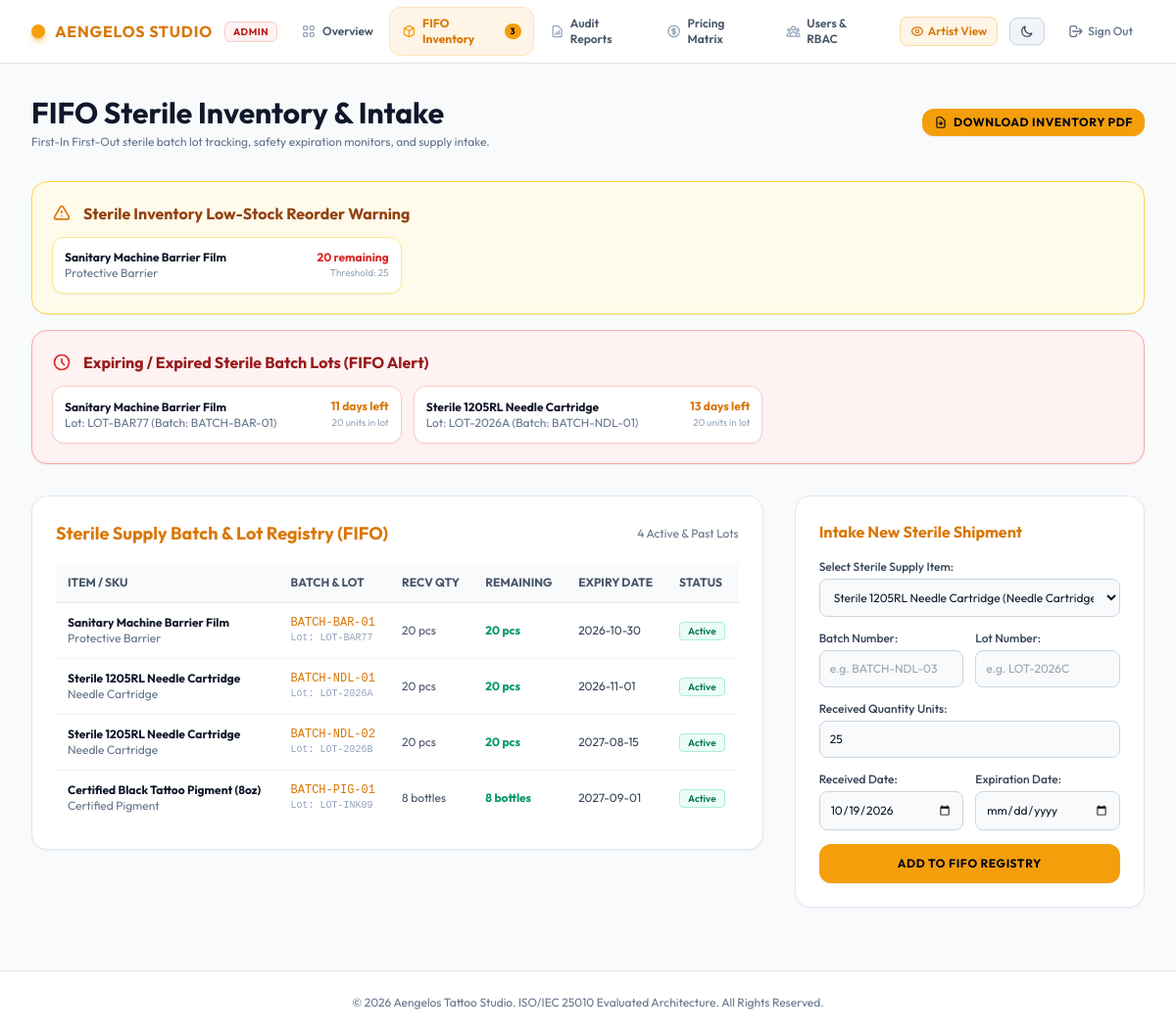
The app's page /admin_inventory.php (signed in) with its own data.
### tables this page shows
CREATE TABLE sterile_supplies (
    id INT AUTO_INCREMENT PRIMARY KEY,
    supply_name VARCHAR(120) NOT NULL,
    category ENUM('Needle Cartridge', 'Certified Pigment', 'Protective Barrier') NOT NULL,
    unit VARCHAR(30) NOT NULL DEFAULT 'pcs',
    reorder_threshold INT NOT NULL DEFAULT 15,
    total_stock INT NOT NULL DEFAULT 0
);

CREATE TABLE supply_batches_fifo (
    id INT AUTO_INCREMENT PRIMARY KEY,
    supply_id INT NOT NULL,
    batch_number VARCHAR(80) NOT NULL,
    lot_number VARCHAR(80) NOT NULL,
    qty_received INT NOT NULL,
    qty_remaining INT NOT NULL,
    received_date DATE NOT NULL,
    expiration_date DATE NOT NULL,
    batch_status ENUM('active', 'depleted', 'expired') DEFAULT 'active',
    FOREIGN KEY (supply_id) REFERENCES sterile_supplies(id) ON DELETE CASCADE,
    INDEX idx_fifo_lookup (supply_id, batch_status, expiration_date, received_date)
);

### public/admin_inventory.php (the view, shortened to what the rows shown need)
<?php
require_once __DIR__ . '/../config/db.php';
$lowStockAlerts = $pdo->query("
    SELECT id, supply_name, category, total_stock, reorder_threshold
    FROM sterile_supplies
    WHERE total_stock <= reorder_threshold
")->fetchAll();
$expiryAlerts = $pdo->query("
    SELECT s.supply_name, b.batch_number, b.lot_number, b.qty_remaining, b.expiration_date,
           DATEDIFF(b.expiration_date, CURDATE()) AS days_left
    FROM supply_batches_fifo b
    JOIN sterile_supplies s ON b.supply_id = s.id
    WHERE b.qty_remaining > 0 AND b.expiration_date <= DATE_ADD(CURDATE(), INTERVAL 30 DAY)
    ORDER BY b.expiration_date ASC
")->fetchAll();
$batches = $pdo->query("
    SELECT b.*, s.supply_name, s.category, s.unit
    FROM supply_batches_fifo b
    JOIN sterile_supplies s ON b.supply_id = s.id
    ORDER BY b.expiration_date ASC
")->fetchAll();
?>
<!DOCTYPE html>
<html lang="en">
<head>
    <script src="https://cdn.tailwindcss.com"></script>
</head>
<body class="bg-slate-50 text-slate-800 dark:bg-zinc-950 dark:text-zinc-100 min-h-screen flex flex-col justify-between transition-colors duration-200">
    <div>
        <main class="max-w-7xl mx-auto px-4 sm:px-6 lg:px-8 py-6 sm:py-8 space-y-6 sm:space-y-8">
            <div class="flex flex-col sm:flex-row sm:items-center sm:justify-between gap-3">
                <div>
                    <h1 class="text-2xl sm:text-3xl font-bold text-slate-900 dark:text-white">FIFO Sterile Inventory & Intake</h1>
                </div>
            </div>
            <?php if (!empty($lowStockAlerts) || !empty($expiryAlerts)): ?>
                <div class="space-y-4">
                    <?php if (!empty($lowStockAlerts)): ?>
                        <div class="bg-amber-50 dark:bg-amber-950/40 border border-amber-300 dark:border-amber-500/50 rounded-2xl p-4 sm:p-5 shadow-sm">
                            <div class="grid grid-cols-1 sm:grid-cols-2 md:grid-cols-3 gap-3">
                                <?php foreach ($lowStockAlerts as $item): ?>
                                    <div class="bg-white dark:bg-zinc-900/80 p-3 rounded-xl border border-amber-200 dark:border-zinc-800 text-xs flex justify-between items-center shadow-sm">
                                        <div>
                                            <strong class="text-slate-900 dark:text-zinc-200 block"><?= htmlspecialchars($item['supply_name']) ?></strong>
                                            <span class="text-slate-500 dark:text-zinc-400"><?= $item['category'] ?></span>
                                        </div>
                                        <div class="text-right">
                                            <span class="text-red-600 dark:text-red-400 font-bold"><?= $item['total_stock'] ?> remaining</span>
                                            <span class="text-slate-400 dark:text-zinc-500 block text-[10px]">Threshold: <?= $item['reorder_threshold'] ?></span>
                                        </div>
                                    </div>
                                <?php endforeach; ?>
                            </div>
                        </div>
                    <?php endif; ?>
                    <?php if (!empty($expiryAlerts)): ?>
                        <div class="bg-red-50 dark:bg-red-950/40 border border-red-300 dark:border-red-500/50 rounded-2xl p-4 sm:p-5 shadow-sm">
                            <div class="grid grid-cols-1 sm:grid-cols-2 md:grid-cols-3 gap-3">
                                <?php foreach ($expiryAlerts as $b): ?>
                                    <div class="bg-white dark:bg-zinc-900/80 p-3 rounded-xl border border-red-200 dark:border-zinc-800 text-xs flex justify-between items-center shadow-sm">
                                        <div>
                                            <strong class="text-slate-900 dark:text-zinc-200 block"><?= htmlspecialchars($b['supply_name']) ?></strong>
                                            <span class="text-slate-500 dark:text-zinc-400">Lot: <?= $b['lot_number'] ?> (Batch: <?= $b['batch_number'] ?>)</span>
                                        </div>
                                        <div class="text-right">
                                            <?php if ($b['days_left'] < 0): ?>
                                                <span class="text-red-600 dark:text-red-500 font-bold block">EXPIRED (<?= abs($b['days_left']) ?>d ago)</span>
                                            <?php else: ?>
                                                <span class="text-amber-600 dark:text-amber-400 font-bold block"><?= $b['days_left'] ?> days left</span>
                                            <?php endif; ?>
                                            <span class="text-slate-400 dark:text-zinc-400 text-[10px]"><?= $b['qty_remaining'] ?> units in lot</span>
                                        </div>
                                    </div>
                                <?php endforeach; ?>
                            </div>
                        </div>
                    <?php endif; ?>
                </div>
            <?php endif; ?>
            <div class="grid grid-cols-1 lg:grid-cols-12 gap-8 items-start">
                <div class="lg:col-span-8 bg-white dark:bg-zinc-900/70 p-6 rounded-2xl border border-slate-200 dark:border-zinc-800 shadow-sm transition-colors">
                    <div class="flex justify-between items-center mb-4">
                        <h2 class="text-lg font-bold text-amber-600 dark:text-amber-400">Sterile Supply Batch & Lot Registry (FIFO)</h2>
                    </div>
                    <div class="overflow-x-auto">
                        <table class="w-full text-left text-xs">
                            <thead class="uppercase bg-slate-50 dark:bg-zinc-950/70 text-slate-600 dark:text-zinc-400 border-b border-slate-200 dark:border-zinc-800 font-medium">
                                <tr>
                                    <th class="py-3 px-3">Item / SKU</th>
                                    <th class="py-3 px-3">Batch & Lot</th>
                                    <th class="py-3 px-3">Recv Qty</th>
                                    <th class="py-3 px-3">Remaining</th>
                                    <th class="py-3 px-3">Expiry Date</th>
                                    <th class="py-3 px-3">Status</th>
                                </tr>
                            </thead>
                            <tbody class="divide-y divide-slate-100 dark:divide-zinc-800/60">
                                <?php foreach ($batches as $b): ?>
                                    <tr class="hover:bg-slate-50/80 dark:hover:bg-zinc-800/30 transition-colors">
                                        <td class="py-3 px-3">
                                            <strong class="text-slate-900 dark:text-zinc-200 block"><?= htmlspecialchars($b['supply_name']) ?></strong>
                                            <span class="text-slate-500 dark:text-zinc-500"><?= $b['category'] ?></span>
                                        </td>
                                        <td class="py-3 px-3 font-mono">
                                            <span class="text-amber-600 dark:text-amber-400 font-medium"><?= $b['batch_number'] ?></span>
                                            <span class="text-slate-400 dark:text-zinc-500 block text-[10px]">Lot: <?= $b['lot_number'] ?></span>
                                        </td>
                                        <td class="py-3 px-3 text-slate-600 dark:text-zinc-400"><?= $b['qty_received'] ?> <?= $b['unit'] ?></td>
                                        <td class="py-3 px-3 font-bold <?= $b['qty_remaining'] == 0 ? 'text-slate-400 dark:text-zinc-600' : 'text-emerald-600 dark:text-emerald-400' ?>">
                                            <?= $b['qty_remaining'] ?> <?= $b['unit'] ?>
                                        </td>
                                        <td class="py-3 px-3 text-slate-700 dark:text-zinc-300">
                                            <?= $b['expiration_date'] ?>
                                        </td>
                                        <td class="py-3 px-3">
                                            <?php if ($b['batch_status'] === 'active'): ?>
                                                <span class="px-2 py-0.5 rounded text-[10px] font-semibold bg-emerald-50 dark:bg-emerald-500/10 text-emerald-700 dark:text-emerald-400 border border-emerald-200 dark:border-emerald-500/20">Active</span>
                                            <?php elseif ($b['batch_status'] === 'depleted'): ?>
                                                <span class="px-2 py-0.5 rounded text-[10px] font-semibold bg-slate-100 dark:bg-zinc-800 text-slate-600 dark:text-zinc-500 border border-slate-200 dark:border-zinc-700">Depleted</span>
                                            <?php else: ?>
                                                <span class="px-2 py-0.5 rounded text-[10px] font-semibold bg-red-50 dark:bg-red-500/10 text-red-700 dark:text-red-400 border border-red-200 dark:border-red-500/20">Expired</span>
                                            <?php endif; ?>
                                        </td>
                                    </tr>
                                <?php endforeach; ?>
                            </tbody>
                        </table>
                    </div>
                </div>
            </div>
        </main>
    </div>
</body>
</html>

### records on screen
sterile_supplies: supply_name "Sanitary Machine Barrier Film", category "Protective Barrier", total_stock "20", reorder_threshold "25"
supply_batches_fifo: supply.supply_name "Sanitary Machine Barrier Film", lot_number "LOT-BAR77", batch_number "BATCH-BAR-01", days_left "11", qty_remaining "20", supply.category "Protective Barrier", qty_received "20", supply.unit "pcs", expiration_date "2026-10-30", batch_status "Active"
supply_batches_fifo: supply.supply_name "Sterile 1205RL Needle Cartridge", lot_number "LOT-2026A", batch_number "BATCH-NDL-01", days_left "13", qty_remaining "20", supply.category "Needle Cartridge", qty_received "20", supply.unit "pcs", expiration_date "2026-11-01", batch_status "Active"
supply_batches_fifo: supply.supply_name "Sterile 1205RL Needle Cartridge", supply.category "Needle Cartridge", batch_number "BATCH-NDL-02", lot_number "LOT-2026B", qty_received "20", supply.unit "pcs", qty_remaining "20", expiration_date "2027-08-15", batch_status "Active"
supply_batches_fifo: supply.supply_name "Certified Black Tattoo Pigment (8oz)", supply.category "Certified Pigment", batch_number "BATCH-PIG-01", lot_number "LOT-INK09", qty_received "8", supply.unit "bottles", qty_remaining "8", expiration_date "2027-09-01", batch_status "Active"

### other values on screen
$totalAlertsCount "3"
count($batches) "4"
form field supply_id "Sterile 1205RL Needle Cartridge (Needle Cartridge)"
